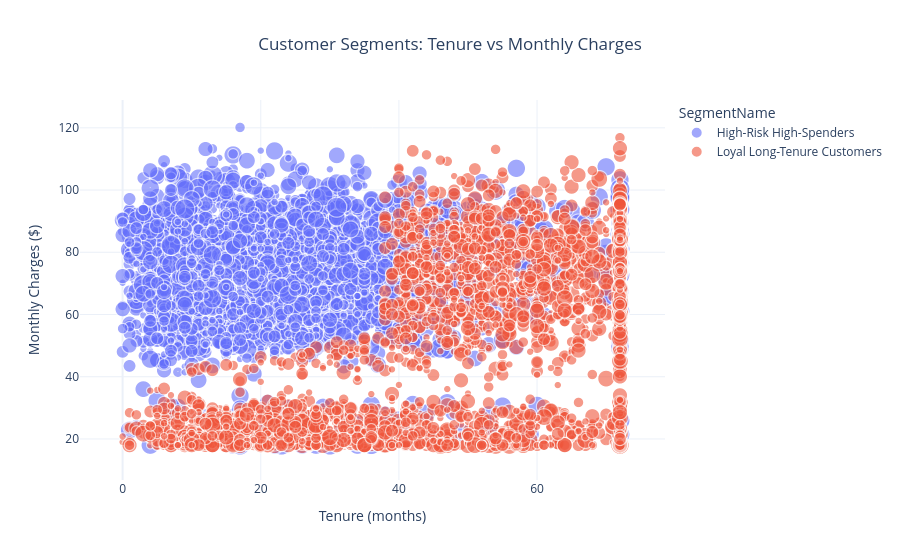

Notebook code for this chart:
### Code cell
# Label segments based on their profile for business readability
segment_names = {}
for seg_id, row in segment_profile.iterrows():
    if row['Churn_Rate'] > 40:
        name = 'High-Risk New Customers' if row['Avg_Tenure'] < 20 else 'High-Risk High-Spenders'
    elif row['Churn_Rate'] > 25:
        name = 'At-Risk Customers'
    else:
        name = 'Loyal Long-Tenure Customers'
    segment_names[seg_id] = name

df_model['SegmentName'] = df_model['Segment'].map(segment_names)
segment_profile['SegmentName'] = [segment_names[i] for i in segment_profile.index]

fig = px.scatter(
    df_model, x='Tenure', y='MonthlyCharges', color='SegmentName',
    size='CustomerSupportCalls', opacity=0.6,
    title='Customer Segments: Tenure vs Monthly Charges',
    labels={'Tenure':'Tenure (months)', 'MonthlyCharges':'Monthly Charges ($)'}
)
fig.update_layout(title_x=0.5)
fig.write_image('../images/09_customer_segmentation.png', scale=2)
fig.show()

segment_profile[['SegmentName', 'Avg_Tenure', 'Avg_MonthlyCharges', 'Avg_SupportCalls', 'Churn_Rate', 'Count']]

### Figure 1 — Plotly figure (JSON) as saved in the notebook; plotly's stock layout.template omitted (floating-point values rounded to 4 significant figures; data arrays with more than 128 entries replaced by an {"elided": "..."} marker saying what was removed)
{"data": [{"hovertemplate": "SegmentName=High-Risk High-Spenders<br>Tenure (months)=%{x}<br>Monthly Charges ($)=%{y}<br>CustomerSupportCalls=%{marker.size}<extra></extra>", "legendgroup": "High-Risk High-Spenders", "marker": {"color": "#636efa", "opacity": 0.6, "size": {"elided": "3843 float values"}, "sizemode": "area", "sizeref": 0.0175, "symbol": "circle"}, "mode": "markers", "name": "High-Risk High-Spenders", "showlegend": true, "type": "scattergl", "x": {"elided": "3843 int values"}, "xaxis": "x", "y": {"elided": "3843 float values"}, "yaxis": "y"}, {"hovertemplate": "SegmentName=Loyal Long-Tenure Customers<br>Tenure (months)=%{x}<br>Monthly Charges ($)=%{y}<br>CustomerSupportCalls=%{marker.size}<extra></extra>", "legendgroup": "Loyal Long-Tenure Customers", "marker": {"color": "#EF553B", "opacity": 0.6, "size": {"elided": "3200 float values"}, "sizemode": "area", "sizeref": 0.0175, "symbol": "circle"}, "mode": "markers", "name": "Loyal Long-Tenure Customers", "showlegend": true, "type": "scattergl", "x": {"elided": "3200 int values"}, "xaxis": "x", "y": {"elided": "3200 float values"}, "yaxis": "y"}], "layout": {"legend": {"itemsizing": "constant", "title": {"text": "SegmentName"}, "tracegroupgap": 0}, "title": {"text": "Customer Segments: Tenure vs Monthly Charges", "x": 0.5}, "xaxis": {"anchor": "y", "domain": [0.0, 1.0], "title": {"text": "Tenure (months)"}}, "yaxis": {"anchor": "x", "domain": [0.0, 1.0], "title": {"text": "Monthly Charges ($)"}}}}
